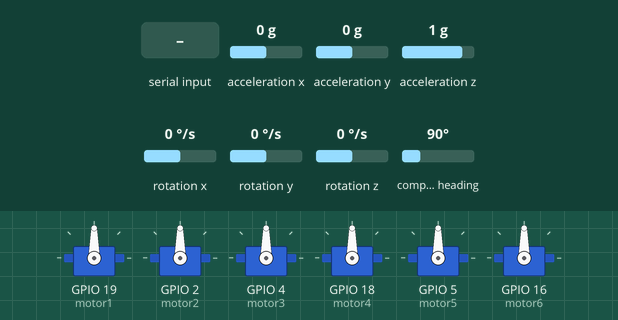
This sketch was run on a simulated ESP32-S3. Parts: 6 × servo. The test bench sets the inputs (shaded band); at power-on: acceleration x 0 g, acceleration y 0 g, acceleration z 1 g, rotation x 0 °/s, rotation y 0 °/s, rotation z 0 °/s, compass heading 90°. What the sketch prints to the serial monitor is not drawn.

Above: at 1.2 s.
1.3 s: "R" received over Serial
At 2.1 s:
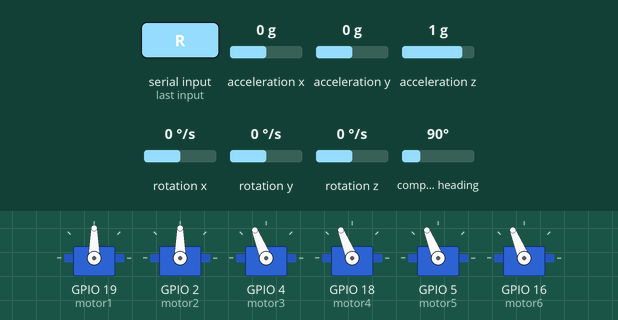
2.8 s: "L" received over Serial
At 3.3 s:
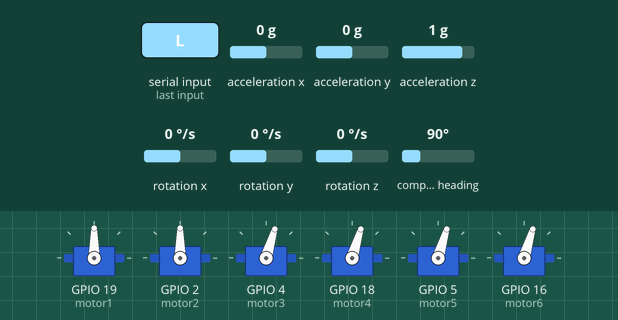
4.3 s: "M" received over Serial
At 5.5 s:
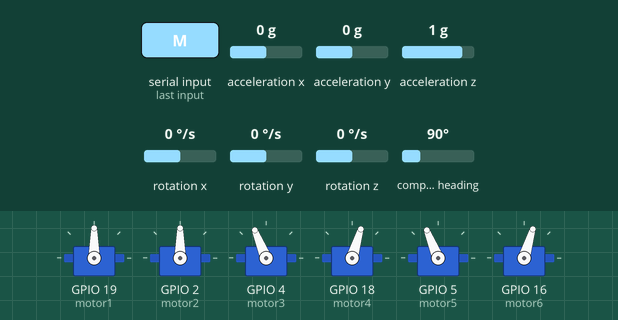
5.8 s: "U" received over Serial
At 6.8 s:
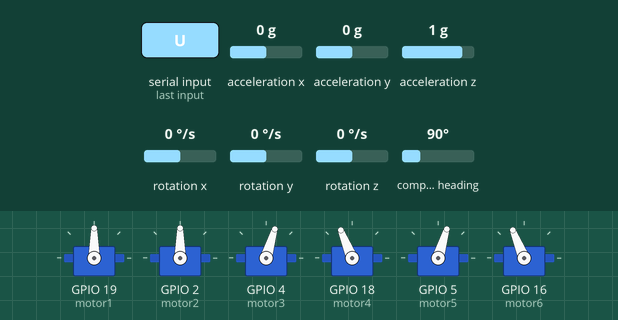
7.3 s: "r" received over Serial
At 7.9 s:
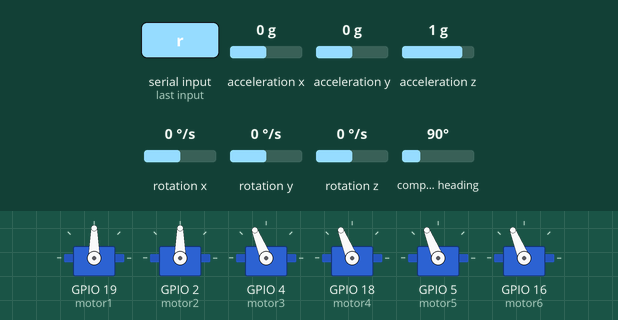
8.8 s: "l" received over Serial
At 10.2 s:
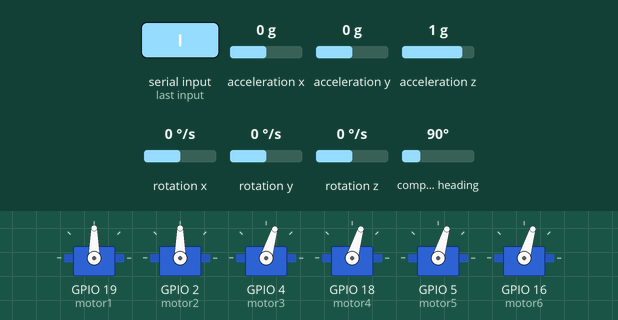
Timing chart, 0 to 11.3 s (numbered marks = the images above; inputs shaded):
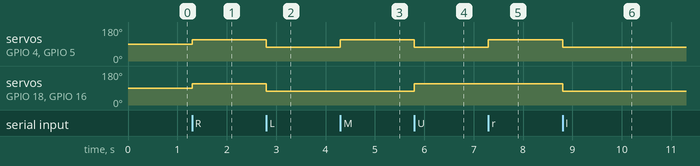

The sketch:

FIX_ROBOT.ino
```cpp
#include <ESP32Servo.h>
#include <PID_v1.h>
#include <HMC5883L.h>
#include <I2Cdev.h>
#include <MPU6050.h>
#include "Wire.h"
#include <MadgwickAHRS.h>

float heading;
const float gyrosensitivity = 131.00;
const float accelsensitivity = 16384.00;
const float Rho = 1000; // satuan Kg/m^3
const float grav = 9.8; // Satuan m/s^2

double depthInput, depthOutput;
double yawInput, yawOutput;
double pInput, pOutput;
double yawSetpoint; //dalam derajat (sudut)
double pSetpoint;
double dSetpoint;
double Kp = 0.0;
double Ki = 0.0;
double Kd = 0.0;

int brushAwal;
float brush3;
float brush4;
float brush5;
float brush6;

Servo motor1, motor2, motor3, motor4, motor5, motor6;
Madgwick filter;
MPU6050 accelgyro;
HMC5883L mag;
PID yawPID(&yawInput, &yawOutput, &yawSetpoint, Ki, Kp, Kd, DIRECT);
PID pitchPID(&pInput, &pOutput, &pSetpoint, Ki, Kp, Kd, DIRECT);
PID DepthPID(&depthInput, &depthOutput, &dSetpoint, Ki, Kp, Kd, DIRECT);

int16_t ax, ay, az;
float accX, accY, accZ;
float gyroX, gyroY, gyroZ;
int16_t gx, gy, gz;
int16_t mx, my, mz;
int16_t GX, GY, GZ;
unsigned long microsPerReading, microsPrevious;
float pitch, yaw;
float depth;

void setup(){
  Serial.begin(115200);
  setup_motor();
  filter.begin(20);
  Wire.begin();
  setup_pid();
  koneksi();
  microsPerReading = 1000000 / 50;
  microsPrevious = micros();

}
void loop(){
  gerak();
  unsigned long microsNow;
  microsNow = micros();
 if (microsNow - microsPrevious >= microsPerReading) {
    // read raw accel/gyro measurements from device
    accelgyro.getMotion6(&ax, &ay, &az, &gx, &gy, &gz);
    // read raw heading measurements from device
    mag.getHeading(&mx, &my, &mz);
    accX = (float) ax / accelsensitivity;
    accY = (float) ay / accelsensitivity;
    accZ = (float) az / accelsensitivity;
    gyroX = (float) gx / gyrosensitivity;
    gyroY = (float) gy / gyrosensitivity;
    gyroZ = (float) gz / gyrosensitivity;

    gyroX = gyroX - GX;
    gyroY = gyroY - GY;
    gyroZ = gyroZ - GZ;

    //HMC5883L
    heading = atan2 (my, mx) * 180 / M_PI;
    filter.update(gyroX, gyroY, gyroZ, accX, accY, accZ, mx, my, mz);

    yaw = filter.getYaw();
    yawPID.Compute();

    pitch = filter.getPitch();
    pitchPID.Compute();

    microsPrevious = microsPrevious + microsPerReading;
 }

}
```

kalibrasi_IMU.ino
```cpp
void kalibrasi(int16_t Gyrox, int16_t Gyroy, int16_t Gyroz, int n) {
  accelgyro.getMotion6(&ax, &ay, &az, &gx, &gy, &gz);
  gyroX = (float) gx / gyrosensitivity;
  gyroY = (float) gy / gyrosensitivity;
  gyroZ = (float) gz / gyrosensitivity;
  for (int i = 0; i < n; i++) {
    Gyrox = Gyrox + gyroX;
    Gyroy = Gyroy + gyroY ;
    Gyroz = Gyroz + gyroZ;
  }
  Gyrox = Gyrox / n;
  Gyroy = Gyroy / n;
  Gyroz = Gyroz / n;
}
```

nice_porppeler.ino
```cpp
void setup_motor(){
  motor1.attach(19);
  motor2.attach(2);
  motor3.attach(4);
  motor4.attach(18);
  motor5.attach(5);
  motor6.attach(16);
}
void gerak(){
  if(Serial.available() > 0){
   char command = Serial.read();


    // Brussless kanan
    if (command == 'R' || command == 'r'){
    motor3.writeMicroseconds(1700);//CCW
    motor4.writeMicroseconds(1700);//CW
    motor5.writeMicroseconds(1700);//CCW
    motor6.writeMicroseconds(1700);//CW
    delay(1000);
    }

    // brushless kiri
    else if (command == 'L' || command == 'l'){
    motor3.writeMicroseconds(1300);
    motor4.writeMicroseconds(1300);
    motor5.writeMicroseconds(1300);
    motor6.writeMicroseconds(1300);
    delay(1000);
    }

    //Matikan Brussles
    else if (command == 'B' || command == 'b'){
    motor1.writeMicroseconds(1500);
    motor2.writeMicroseconds(1500);
    motor3.writeMicroseconds(1500);
    motor4.writeMicroseconds(1500);
    motor5.writeMicroseconds(1500);
    motor6.writeMicroseconds(1500);
    delay(1000);
    }


    else if (command == 'M' || command == 'm'){
    ///gerak maju
    motor3.writeMicroseconds(1700); // Kecepatan penuh ke depan//CCW
    motor4.writeMicroseconds(1300); // Kecepatan penuh ke depan//CW
    motor5.writeMicroseconds(1700); // Kecepatan penuh ke belakang//cCW
    motor6.writeMicroseconds(1300); // Kecepatan penuh ke belakang//CW
    delay(1000);
    }

    else if (command == 'U' || command == 'u'){
    ///gerak mundur
    motor3.writeMicroseconds(1300); // Kecepatan penuh ke belakang/ccw
    motor4.writeMicroseconds(1700); // Kecepatan penuh ke belakang/cw
    motor5.writeMicroseconds(1300); // Kecepatan penuh ke depan/ccw
    motor6.writeMicroseconds(1700); // Kecepatan penuh ke depan/cw
    delay(1000);
    }

    else if (command == 'N' || command == 'n'){
      motor1.writeMicroseconds(1300); //CW
      motor2.writeMicroseconds(1700); //CCW
      delay(1000);
    }

    else if (command == 'T' || command == 't' ){
      motor1.writeMicroseconds(1700); //CW
      motor2.writeMicroseconds(1300); //CCW
      delay(1000);
    }

  }
}
```

setup_I2C.ino
```cpp
void koneksi(){
  //MPU6050
  Serial.println("Initializing I2C devices...");
  accelgyro.initialize();
  //Serial.println("kalibrasi sensor...");
  //kalibrasi(GX,GY,GZ,100);
  // verify connection
  Serial.println("Testing device connections...");
  Serial.println(accelgyro.testConnection() ? "MPU6050 connection successful" : "MPU6050 connection failed");
  // HMC5883L
  mag.initialize();
  // verify connection
  Serial.println("Testing device connections...");
  Serial.println(mag.testConnection() ? "HMC5883L connection successful" : "HMC5883L connection failed");
  // initialize variables to pace updates to correct rate
}
```

setup_PID.ino
```cpp
void setup_pid(){
   yawSetpoint = 226.80; //Dalam Derajat
  yawPID.SetMode(AUTOMATIC);
  yawPID.SetTunings(Kp, Ki, Kd);
  yawPID.SetOutputLimits(-150, 150); //batas pwm motor
  yawPID.SetSampleTime(10); //sampling waktu
  // PID Pitch
  pSetpoint = 25.0;
  pitchPID.SetMode(AUTOMATIC);
  pitchPID.SetTunings(Kp, Ki, Kd);
  pitchPID.SetOutputLimits(-500, 500);
  pitchPID.SetSampleTime(10);
}
```

Measured:
- after the input at 1.3 s, servo on GPIO 4 (motor3), servo on GPIO 18 (motor4), servo on GPIO 5 (motor5), servo on GPIO 16 (motor6): 90° → 112° at once
- after the input at 2.8 s, servo on GPIO 4 (motor3), servo on GPIO 18 (motor4), servo on GPIO 5 (motor5), servo on GPIO 16 (motor6): 112° → 73° at once
- after the input at 4.3 s, servo on GPIO 4 (motor3), servo on GPIO 5 (motor5): 73° → 112° at once
- after the input at 5.8 s, servo on GPIO 4 (motor3), servo on GPIO 5 (motor5): 112° → 73° at once; servo on GPIO 18 (motor4), servo on GPIO 16 (motor6): 73° → 112° at once
- after the input at 7.3 s, servo on GPIO 4 (motor3), servo on GPIO 5 (motor5): 73° → 112° at once
- after the input at 8.8 s, servo on GPIO 4 (motor3), servo on GPIO 18 (motor4), servo on GPIO 5 (motor5), servo on GPIO 16 (motor6): 112° → 73° at once
